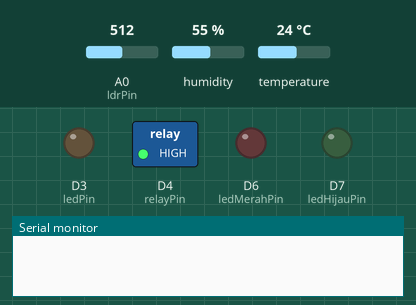
A program run on a simulated ESP8266 (Wemos D1 mini). Parts: switched loads named in the program (green lamp = pin HIGH), output pins drawn as LEDs (lit = HIGH), the last lines printed to the serial monitor. The inputs (shaded band) are chosen by the test bench; at power-on: temperature 24 °C, A0 (ldrPin) = 512, humidity 55 %.

Above: at 3.1 s.
3.2 s: temperature set to 29 °C
5.4 s: temperature set to 32 °C
At 8.4 s:
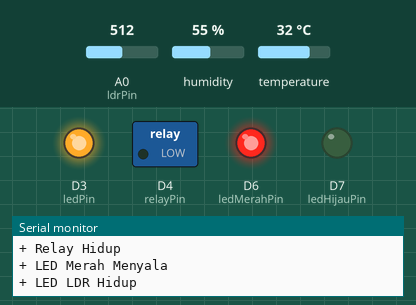
9.4 s: A0 (ldrPin) set to 493
At 10.3 s:
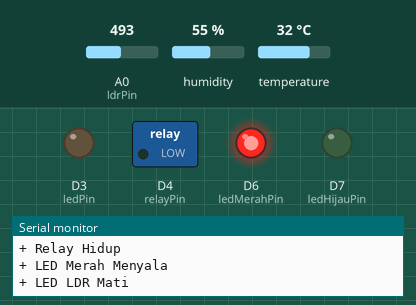
11.4 s: humidity set to 52 %
13.1 s: humidity set to 49 %
At 16.9 s:
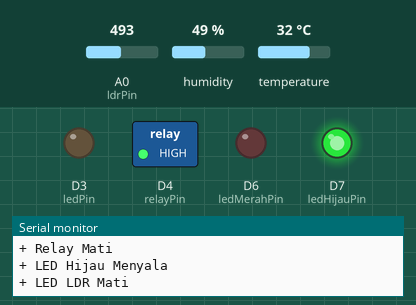
17.4 s: humidity set to 68 %
At 21.2 s:
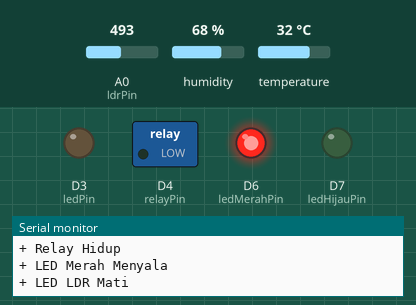
Timing chart, 0 to 22.4 s (numbered marks = the images above; inputs shaded):
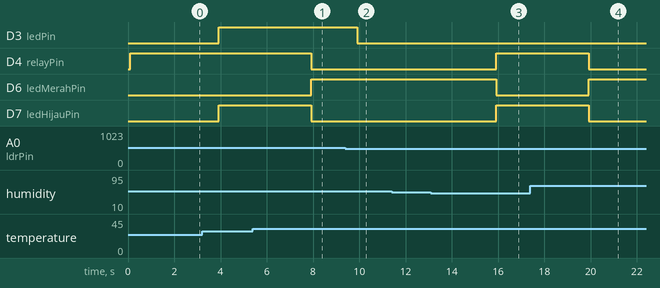

Measured:
- the behaviour switches between 30 and 31 °C on temperature (found by bisection; images 0 and 1)
- the behaviour switches between 501 and 500 on A0 (ldrPin) (found by bisection; images 1 and 2)
- the behaviour switches between 51 and 50 % on humidity (found by bisection; images 2 and 3)
- after the input at 5.4 s, D4 (relayPin), D7 (ledHijauPin): HIGH → LOW after 2.5 s; D6 (ledMerahPin): LOW → HIGH after 2.5 s
- after the input at 9.4 s, D3 (ledPin): HIGH → LOW after 0.51 s
- after the input at 13.1 s, D4 (relayPin), D7 (ledHijauPin): LOW → HIGH after 2.8 s; D6 (ledMerahPin): HIGH → LOW after 2.8 s
- after the input at 17.4 s, D4 (relayPin), D7 (ledHijauPin): HIGH → LOW after 2.5 s; D6 (ledMerahPin): LOW → HIGH after 2.5 s

The program:

main.cpp
```cpp
// Fill-in information from your Blynk Template here
//#define BLYNK_TEMPLATE_ID           "TMPxxxxxxx"
//#define BLYNK_DEVICE_NAME           "Device"
#define BLYNK_TEMPLATE_ID "TMPL6qyKS5k8"
#define BLYNK_DEVICE_NAME "T42 MR"

#define BLYNK_FIRMWARE_VERSION "0.1.0"

#define BLYNK_PRINT Serial
//#define BLYNK_DEBUG

#define APP_DEBUG

// Uncomment your board, or configure a custom board in Settings.h
//#define USE_SPARKFUN_BLYNK_BOARD
//#define USE_NODE_MCU_BOARD
//#define USE_WITTY_CLOUD_BOARD
//#define USE_WEMOS_D1_MINI

#include "BlynkEdgent.h"
#include "DHT.h"

#define relayPin D4
#define dhtPin D5
#define ledPin D3
#define ldrPin A0
#define ledMerahPin D6
#define ledHijauPin D7

#define vPinTemp V0
#define vPinKelembapan V1
#define vPinIntenCahaya V2
#define vPinStatRelay V4
#define vPinStatLampu V3
#define vPinStatLampuHijau V5
#define vPinStatLampuMerah V6

DHT dht(dhtPin, DHT11);
BlynkTimer timer;
WidgetLED wLed1(vPinStatLampu);
WidgetLED wLedH(vPinStatLampuHijau);
WidgetLED wLedM(vPinStatLampuMerah);
WidgetLED wLedRelay(vPinStatRelay);

float suhu = 0.0;
float kelembapan = 0.0;
float voltage = 0.0;
int nilaiLDR = 0;

void sendSensorData()
{
  suhu = dht.readTemperature();
  kelembapan = dht.readHumidity();
  nilaiLDR = analogRead(ldrPin);
  voltage = nilaiLDR * (5.0 / 1023.0);

  Serial.print("% Temperature: ");
  Serial.print(suhu);
  Serial.println("C ");
  Serial.print("% Kelembaban: ");
  Serial.print(kelembapan);
  Serial.println("% ");
  Serial.print("% Nilai LDR: ");
  Serial.print(nilaiLDR);
  Serial.println("r ");
  Serial.print("% Voltase: ");
  Serial.print(voltage);
  Serial.println("V ");

  Blynk.virtualWrite(vPinTemp, suhu);
  Blynk.virtualWrite(vPinKelembapan, kelembapan);
  Blynk.virtualWrite(vPinIntenCahaya, nilaiLDR);

  if (suhu > 30 && kelembapan > 50)
  {
    digitalWrite(relayPin, LOW);
    digitalWrite(ledMerahPin, HIGH);
    digitalWrite(ledHijauPin, LOW);
    wLedRelay.on();
    wLedM.on();
    wLedH.off();
    Serial.println("+ Relay Hidup");
    Serial.println("+ LED Merah Menyala");
  }
  else
  {
    digitalWrite(relayPin, HIGH);
    digitalWrite(ledMerahPin, LOW);
    digitalWrite(ledHijauPin, HIGH);
    wLedRelay.off();
    wLedH.on();
    wLedM.off();
    Serial.println("+ Relay Mati");
    Serial.println("+ LED Hijau Menyala");
  }

  if (nilaiLDR > 500)
  {
    digitalWrite(ledPin, HIGH);
    wLed1.on();
    Serial.println("+ LED LDR Hidup");
  }
  else
  {
    digitalWrite(ledPin, LOW);
    wLed1.off();
    Serial.println("+ LED LDR Mati");
  }
}

void setup()
{
  Serial.begin(115200);
  delay(100);
  dht.begin();
  pinMode(relayPin, OUTPUT);
  pinMode(ledPin, OUTPUT);
  pinMode(ledHijauPin, OUTPUT);
  pinMode(ledMerahPin, OUTPUT);
  digitalWrite(relayPin, HIGH);
  BlynkEdgent.begin();
  timer.setInterval(2000L, sendSensorData);
}

void loop()
{
  BlynkEdgent.run();
  timer.run();
}
```
